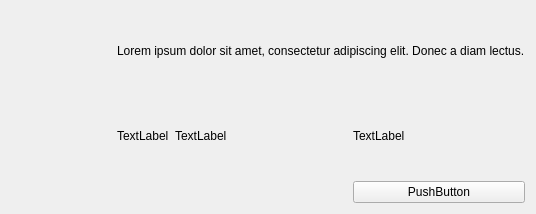
<?xml version="1.0" encoding="UTF-8"?>
<ui version="4.0">
 <class>ItemType1</class>
 <widget class="QWidget" name="ItemType1">
  <property name="geometry">
   <rect>
    <x>0</x>
    <y>0</y>
    <width>536</width>
    <height>214</height>
   </rect>
  </property>
  <property name="windowTitle">
   <string>Form</string>
  </property>
  <layout class="QHBoxLayout" name="horizontalLayout" stretch="0,0">
   <item>
    <widget class="ImageWidget" name="imageWidget" native="true"/>
   </item>
   <item>
    <layout class="QGridLayout" name="gridLayout">
     <item row="1" column="0">
      <widget class="QLabel" name="label_3">
       <property name="sizePolicy">
        <sizepolicy hsizetype="Maximum" vsizetype="Preferred">
         <horstretch>0</horstretch>
         <verstretch>0</verstretch>
        </sizepolicy>
       </property>
       <property name="text">
        <string>TextLabel</string>
       </property>
      </widget>
     </item>
     <item row="1" column="1">
      <widget class="QLabel" name="label_4">
       <property name="text">
        <string>TextLabel</string>
       </property>
      </widget>
     </item>
     <item row="1" column="2">
      <widget class="QLabel" name="label_5">
       <property name="text">
        <string>TextLabel</string>
       </property>
      </widget>
     </item>
     <item row="0" column="0" colspan="3">
      <widget class="QLabel" name="label_2">
       <property name="text">
        <string>Lorem ipsum dolor sit amet, consectetur adipiscing elit. Donec a diam lectus.</string>
       </property>
      </widget>
     </item>
     <item row="2" column="0" colspan="2">
      <layout class="QHBoxLayout" name="horizontalLayout_2">
       <item>
        <widget class="QLabel" name="label_6">
         <property name="pixmap">
          <pixmap resource="icons.qrc">:/icon1</pixmap>
         </property>
        </widget>
       </item>
       <item>
        <widget class="QLabel" name="label_7">
         <property name="pixmap">
          <pixmap resource="icons.qrc">:/icon2</pixmap>
         </property>
        </widget>
       </item>
       <item>
        <widget class="QLabel" name="label_8">
         <property name="pixmap">
          <pixmap resource="icons.qrc">:/icon3</pixmap>
         </property>
        </widget>
       </item>
       <item>
        <widget class="QLabel" name="label_9">
         <property name="pixmap">
          <pixmap resource="icons.qrc">:/icon4</pixmap>
         </property>
        </widget>
       </item>
       <item>
        <widget class="QLabel" name="label_10">
         <property name="pixmap">
          <pixmap resource="icons.qrc">:/icon5</pixmap>
         </property>
        </widget>
       </item>
       <item>
        <spacer name="horizontalSpacer">
         <property name="orientation">
          <enum>Qt::Horizontal</enum>
         </property>
         <property name="sizeHint" stdset="0">
          <size>
           <width>40</width>
           <height>20</height>
          </size>
         </property>
        </spacer>
       </item>
      </layout>
     </item>
     <item row="2" column="2">
      <widget class="QPushButton" name="pushButton">
       <property name="text">
        <string>PushButton</string>
       </property>
      </widget>
     </item>
    </layout>
   </item>
  </layout>
 </widget>
 <customwidgets>
  <customwidget>
   <class>ImageWidget</class>
   <extends>QWidget</extends>
   <header>imagewidget.h</header>
   <container>1</container>
  </customwidget>
 </customwidgets>
 <resources>
  <include location="icons.qrc"/>
 </resources>
 <connections/>
</ui>
